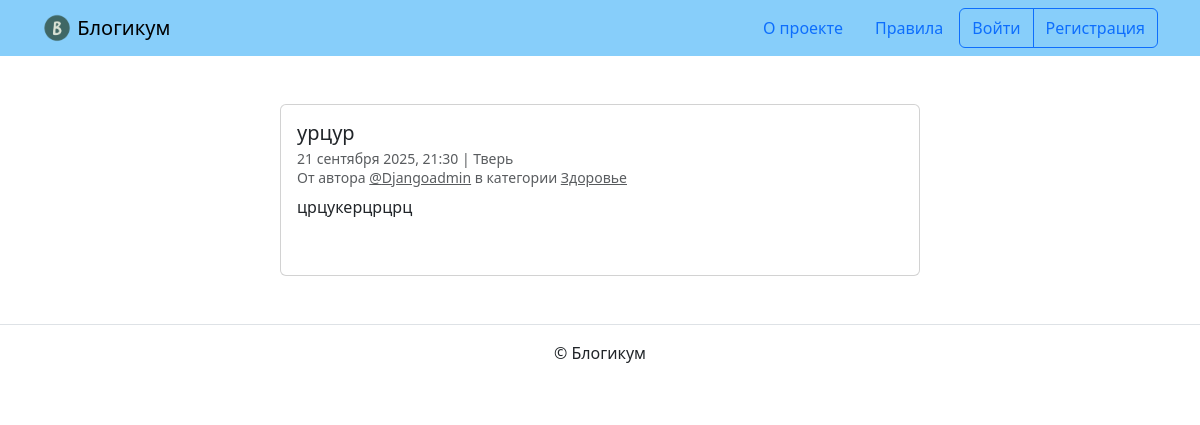
The page /posts/59/ on the database as committed earlier.
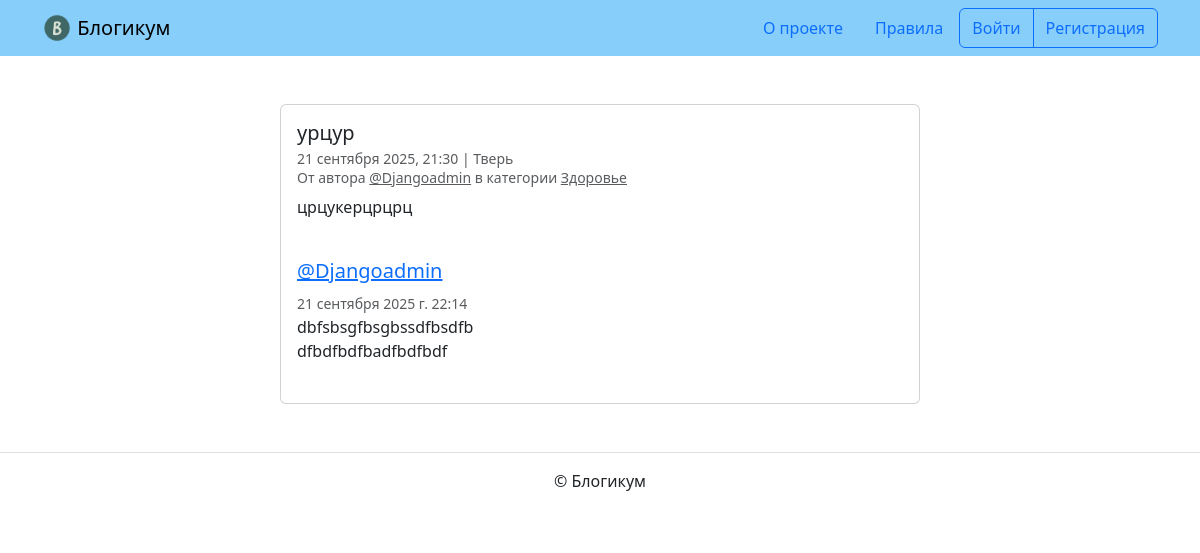
The same page on the database as committed later.
### blog/models.py (models this page shows, shortened)
class Comment(models.Model):
    text = models.TextField('Ваш комментарий')
    post = models.ForeignKey(
        Post,
        on_delete=models.CASCADE,
        related_name='comments',
        verbose_name='Пост'
    )
    author = models.ForeignKey(
        User,
        on_delete=models.CASCADE,
        verbose_name='Автор поста'
    )
    created_at = models.DateTimeField(
        auto_now_add=True,
        verbose_name='Добавлено'
    )
    class Meta:
        ordering = ['created_at']
        verbose_name = 'Комментарий'
        verbose_name_plural = 'Комментарии'

### blog/views.py (the view)
# urls.py: path('posts/<int:post_id>/', views.PostDetailView.as_view(),
class PostDetailView(DetailView):
    model = Post
    template_name = 'blog/detail.html'
    pk_url_kwarg = 'post_id'
    def get_object(self):
        obj = get_selection_of_posts('author').filter(
            id=self.kwargs['post_id']
        )
        if obj and not obj[0].author == self.request.user:
            filters = add_default_filters()
        else:
            filters = dict()
        return get_object_or_404(obj, **filters)
    def get_context_data(self, **kwargs):
        context = super().get_context_data(**kwargs)
        context['form'] = CommentForm()
        context['comments'] = self.object.comments.select_related('author')
        return context

### blog/utils.py (called while the page is built)
def get_selection_of_posts(field: str) -> QuerySet:
    return Post.objects.select_related(field)

def add_default_filters() -> dict:
    filter_dict = dict(
        is_published=True,
        pub_date__lte=timezone.now(),
        category__is_published=True,
    )
    return filter_dict

### templates/blog/detail.html (shortened to what this page needs)
{% extends "base.html" %}
{% block content %}
  <div class="col d-flex justify-content-center">
    <div class="card" style="width: 40rem;">
      <div class="card-body">
        <h5 class="card-title">{{ post.title }}</h5>
        <h6 class="card-subtitle mb-2 text-muted">
          <small>
            {{ post.pub_date|date:"d E Y, H:i" }} | {% if post.location and post.location.is_published %}{{ post.location.name }}{% else %}Планета Земля{% endif %}<br>
            От автора <a class="text-muted" href="{% url 'blog:profile' post.author.username %}">@{{ post.author.username }}</a> в
            категории {% include "includes/category_link.html" %}
          </small>
        </h6>
        <p class="card-text">{{ post.text|linebreaksbr }}</p>
        {% include "includes/comments.html" %}
      </div>
    </div>
  </div>
{% endblock %}

### templates/includes/comments.html (shortened to what this page needs)
{% if user.is_authenticated %}
  {% load django_bootstrap5 %}
{% endif %}
<br>
{% for comment in comments %}
  <div class="media mb-4">
    <div class="media-body">
      <h5 class="mt-0">
        <a href="{% url 'blog:profile' comment.author.username %}" name="comment_{{ comment.id }}">
          @{{ comment.author.username }}
        </a>
      </h5>
      <small class="text-muted">{{ comment.created_at }}</small>
      <br>
      {{ comment.text|linebreaksbr }}
    </div>
  </div>
{% endfor %}

Rows that differ between the two databases and show on the page:
added Comment: author.username "Djangoadmin", created_at "21 сентября 2025 г. 22:14", text "dbfsbsgfbsgbssdfbsdfb dfbdfbdfbadfbdfbdf"
